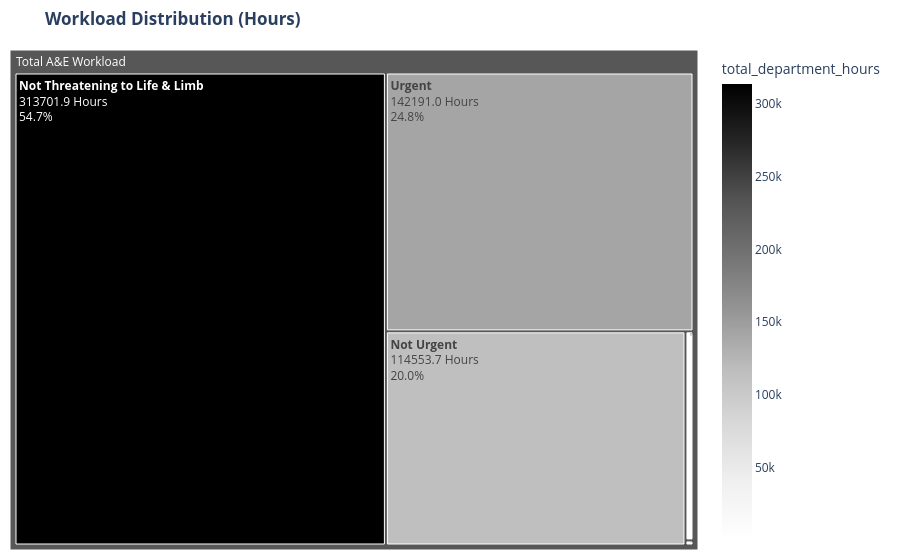

The code cell stored with this chart in its notebook:
### Code cell
fig = px.treemap(
    query_3_df, 
    path=[px.Constant('Total A&E Workload'), 'triage_name'], 
    values='total_department_hours',
    color='total_department_hours',
    color_continuous_scale='Greys', 
    title='<b>Workload Distribution (Hours)</b>',
    template='plotly_white',
)

fig.update_traces(
    textinfo='label+value+percent parent',
    texttemplate='<b>%{label}</b><br>%{value:.1f} Hours<br>%{percentParent:.1%}',
    marker=dict(line=dict(width=1, color='white')) 
)

fig.update_layout(
    coloraxis_showscale=True,
    margin=dict(t=50, l=10, r=10, b=10)
)

fig.show()

### Figure 1 — Plotly figure (JSON) as saved in the notebook; plotly's stock layout.template omitted (floating-point values rounded to 4 significant figures)
{"data": [{"branchvalues": "total", "customdata": [[313700.0], [142200.0], [114600.0], [3003.0], [73.1], [229700.0]], "domain": {"x": [0, 1], "y": [0, 1]}, "hovertemplate": "labels=%{label}<br>total_department_hours_sum=%{value}<br>parent=%{parent}<br>id=%{id}<br>total_department_hours=%{color}<extra></extra>", "ids": ["Total A&E Workload/Not Threatening to Life & Limb", "Total A&E Workload/Urgent", "Total A&E Workload/Not Urgent", "Total A&E Workload/Very Urgent", "Total A&E Workload/Life Threatening Conditions", "Total A&E Workload"], "labels": ["Not Threatening to Life & Limb", "Urgent", "Not Urgent", "Very Urgent", "Life Threatening Conditions", "Total A&E Workload"], "marker": {"coloraxis": "coloraxis", "colors": [313700.0, 142200.0, 114600.0, 3003.0, 73.1, 229700.0], "line": {"color": "white", "width": 1}}, "name": "", "parents": ["Total A&E Workload", "Total A&E Workload", "Total A&E Workload", "Total A&E Workload", "Total A&E Workload", ""], "textinfo": "label+value+percent parent", "texttemplate": "<b>%{label}</b><br>%{value:.1f} Hours<br>%{percentParent:.1%}", "type": "treemap", "values": [313700.0, 142200.0, 114600.0, 3003.0, 73.1, 573500.0]}], "layout": {"coloraxis": {"colorbar": {"title": {"text": "total_department_hours"}}, "colorscale": [[0, "rgb(255,255,255)"], [0.125, "rgb(240,240,240)"], [0.25, "rgb(217,217,217)"], [0.375, "rgb(189,189,189)"], [0.5, "rgb(150,150,150)"], [0.625, "rgb(115,115,115)"], [0.75, "rgb(82,82,82)"], [0.875, "rgb(37,37,37)"], [1, "rgb(0,0,0)"]], "showscale": true}, "legend": {"tracegroupgap": 0}, "margin": {"b": 10, "l": 10, "r": 10, "t": 50}, "title": {"text": "<b>Workload Distribution (Hours)</b>"}}}
